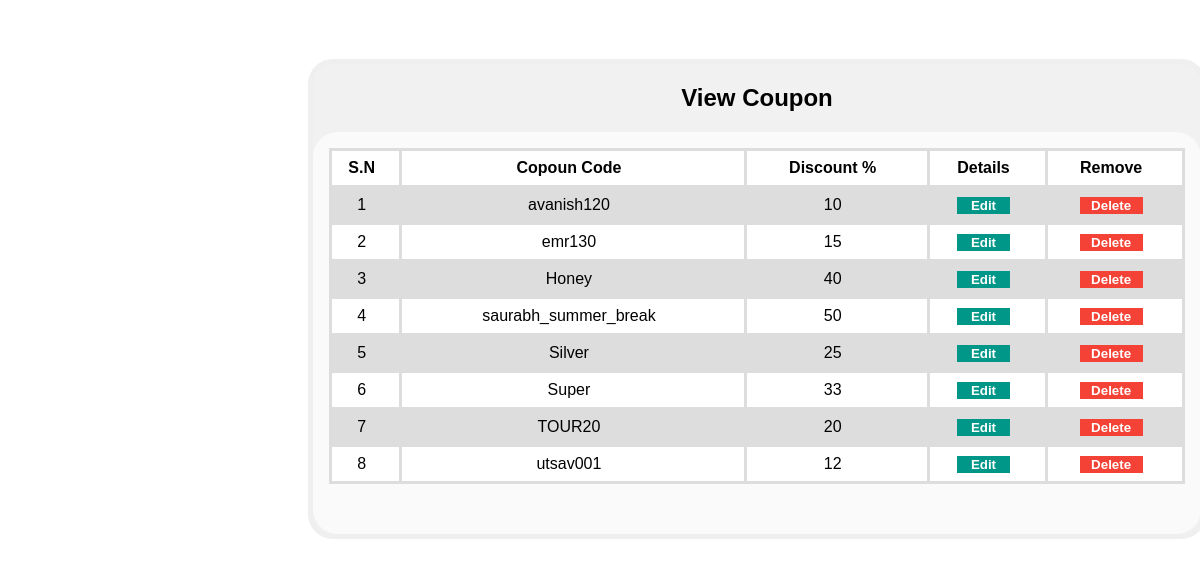
Screenshot of /admin/view_coupon.php with the database file from the repository.
### tables this page shows
CREATE TABLE `coupon` (
  `code` varchar(30) NOT NULL,
  `off` int(11) NOT NULL
);

### admin/view_coupon.php (the view, shortened to what this page needs)
<!DOCTYPE html>
<html>
<head>
<link rel="stylesheet" href="view_customer.css">
</head>
<body>
<div id="id01" >
  <form class="modal-content" method="POST" >
	<h2 class="userlogin">View Coupon</h2>
    <div class="container">
	<table width=100%>
		<tr align="center">
		<th>S.N</th>
		<th>Copoun Code</th>
		<th>Discount %</th>
		<th>Details</th>
		<th>Remove</th>
	</tr>
	<?php
		global $con;
		$get_c = "select * from coupon ";
		$run_c = mysqli_query($con, $get_c);
		$i = 0;
		while ($row_c=mysqli_fetch_array($run_c))
		{
			$c_uname = $row_c['code'];
			$c_name = $row_c['off'];
			$i++;
		?>
		<tr align="center">
			<td> <?php echo $i?></td>
			<td name="user"><?php echo $c_uname?></td>
			<td> <?php echo $c_name?></td>
			<td><a href="admin_account.php?edit_coupon=<?php echo $c_uname; ?> " style="text-decoration: none;"><button type="button"  name ="save" ><b>Edit</b></button></a></td>
			<td><a href="delete_coupon.php?delete_id=<?php echo $c_uname;?>" style="text-decoration: none;" ><button type="button" class="cancelbtn" name ="delete"><b>Delete</b></button></a></td>
		</tr>
		<?php
		}
	?>
      </table>
  </form>
</div>
</body>
</html>

### admin/view_customer.css (style rules this page uses)
body { font-family: Arial, Helvetica, sans-serif; }
table,td { float:center; }
button { background-color: #009688; color: white; margin: 0px 0; margin-left:0%; border: none; cursor: pointer; width: 50%; float:center; }
.cancelbtn { width: 50%; background-color: #f44336; cursor:pointer; }
.container { padding: 16px; padding-bottom:50px; border-radius: 25px; background-color:#fafafa; }
.modal-content { background-color: #fefefe; margin: 5% auto 15% auto; border: 5px solid #efefef; width: 75%; border-radius: 25px; margin-left:300px; }
.userlogin { text-align:center; }

### admin/view_coupon.php (style rules this page uses)
.modal-content { background-color:#f1f1f1; }
table { font-family: arial, sans-serif; border-collapse: collapse; width: 100%; background-color:#fff; }
td, th { border: 3px solid #dddddd; text-align: center; padding:8px; padding-left:0%; margin-left:20%; }
tr:nth-child(even) { background-color: #dddddd; }

### rows the page displays
coupon: code "avanish120", off "10"
coupon: code "emr130", off "15"
coupon: code "Honey", off "40"
coupon: code "saurabh_summer_break", off "50"
coupon: code "Silver", off "25"
coupon: code "Super", off "33"
coupon: code "TOUR20", off "20"
coupon: code "utsav001", off "12"
